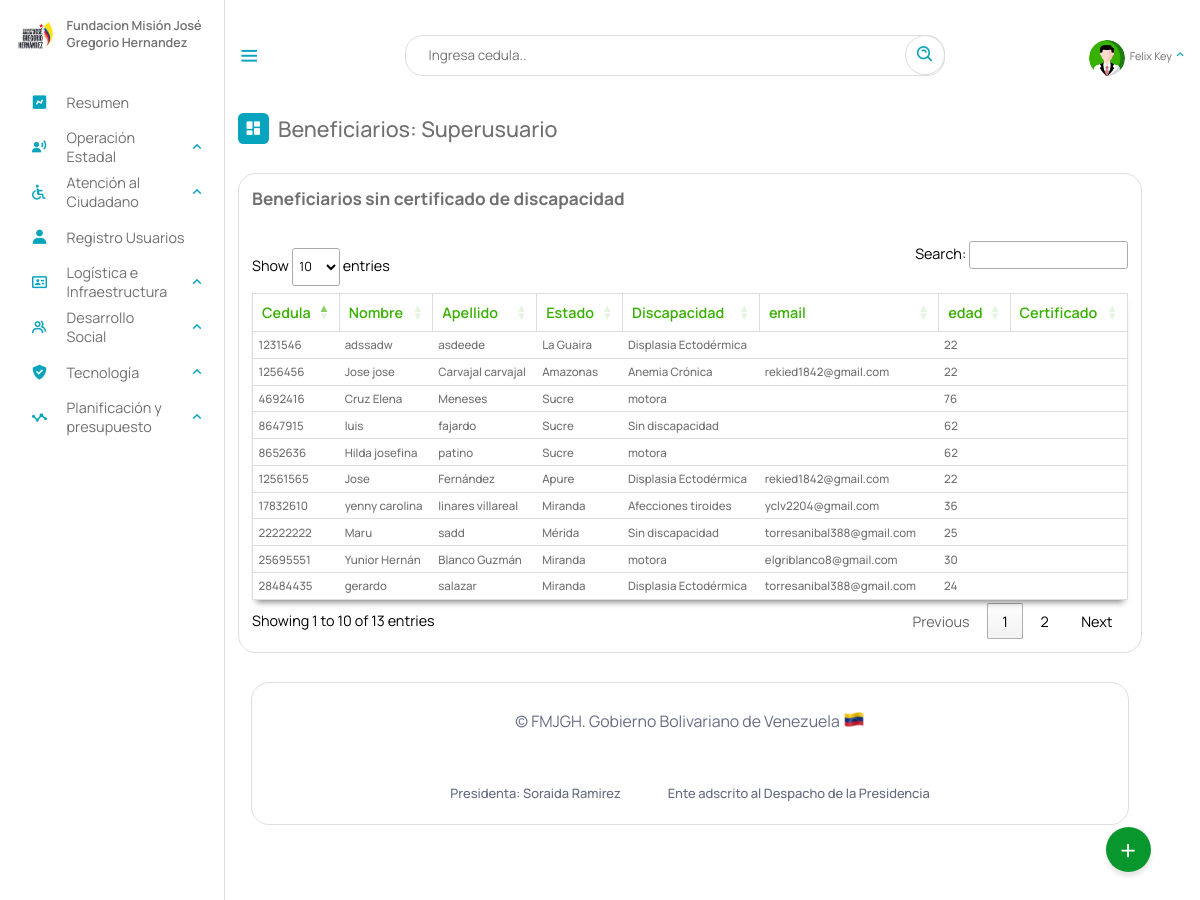
Page /Escritorio/sincarnet.php (signed in) on the committed database.
### tables this page shows
CREATE TABLE `beneficiario` (
  `cedula` int(12) NOT NULL,
  `nombre` text NOT NULL,
  `apellido` text NOT NULL,
  `fecha_naci` date NOT NULL,
  `email` varchar(50) NOT NULL,
  `telefono` varchar(12) NOT NULL,
  `nacionalidad` char(2) NOT NULL,
  `edad` int(2) NOT NULL,
  `sexo` char(1) NOT NULL,
  `edo_civil` text NOT NULL,
  `nro_hijo` int(2) DEFAULT NULL,
  `estado` varchar(10) NOT NULL,
  `municipio` varchar(20) NOT NULL,
  `parroquia` varchar(10) NOT NULL,
  `discapacidad` varchar(10) NOT NULL,
  `atencion_solicitada` varchar(10) DEFAULT NULL,
  `certificado` varchar(50) DEFAULT NULL,
  `registrado_por` text DEFAULT NULL,
  `fecha_registro` date NOT NULL,
  PRIMARY KEY (`cedula`),
  KEY `estado` (`estado`),
  KEY `discapacidad` (`discapacidad`),
  KEY `atencion_solicitada` (`atencion_solicitada`),
  KEY `municipio` (`municipio`),
  KEY `parroquia` (`parroquia`),
  CONSTRAINT `beneficiario_ibfk_1` FOREIGN KEY (`estado`) REFERENCES `estados` (`id_estados`) ON DELETE CASCADE,
  CONSTRAINT `beneficiario_ibfk_2` FOREIGN KEY (`municipio`) REFERENCES `municipios` (`id_municipios`) ON DELETE CASCADE,
  CONSTRAINT `beneficiario_ibfk_3` FOREIGN KEY (`parroquia`) REFERENCES `parroquia` (`id`) ON DELETE CASCADE ON UPDATE CASCADE,
  CONSTRAINT `beneficiario_ibfk_4` FOREIGN KEY (`discapacidad`) REFERENCES `discapacid_e` (`id_e`) ON DELETE CASCADE,
  CONSTRAINT `beneficiario_ibfk_5` FOREIGN KEY (`atencion_solicitada`) REFERENCES `tipoatencion` (`id`) ON DELETE CASCADE
);

CREATE TABLE `estados` (
  `id_estados` varchar(10) NOT NULL,
  `nombre_estado` text NOT NULL,
  `codigo` varchar(255) NOT NULL,
  PRIMARY KEY (`id_estados`)
);

CREATE TABLE `discapacid_e` (
  `nombre_e` text NOT NULL,
  `id_e` varchar(10) NOT NULL,
  `general` varchar(10) NOT NULL,
  PRIMARY KEY (`id_e`),
  KEY `general` (`general`),
  CONSTRAINT `discapacid_e_ibfk_1` FOREIGN KEY (`general`) REFERENCES `discapacid` (`id_disca`) ON DELETE CASCADE
);

### php/01-discapacitados.php (called while the page is built, shortened)
<?php
include_once("ManejadorBD.php");
class Discapacitados extends ManejadorBD
{
	private $cnn;
	public function __construct($tipoConexion)
	{
		$this->cnn = parent::conectar($tipoConexion);
	}
	public function consultageneralsincarnet()
	{
		try {
			$stmt = $this->cnn->prepare("SELECT cedula, nombre, apellido, estados.nombre_estado, discapacid_e.nombre_e , telefono, edad, email, certificado FROM `beneficiario` , estados, discapacid_e WHERE certificado = ''and beneficiario.estado = estados.id_estados and beneficiario.discapacidad = discapacid_e.id_e; ");
			$stmt->setFetchMode(PDO::FETCH_ASSOC);
			$stmt->execute();
			return $stmt->fetchAll();
		} catch (PDOException $error) {
			echo "Error: ejecutando consulta SQL." . $error->getMessage();
			exit();
		}
	}
}

### php/ManejadorBD.php (called while the page is built, shortened)
<?php
	class ManejadorBD extends PDO {
		public $srv	= SRV;
		public $usr	= USR;
		public $pas	= PAS;
		public $dbn	= BDN;
		public function conectar($tipoConexion){
			try{
				switch ($tipoConexion) {
				    case 1:
				        $dsn = "mysql:host=$this->srv;dbname=$this->dbn";
				        break;
				}
				$dbh = new PDO($dsn, $this->usr, $this->pas);
    			$dbh->setAttribute(PDO::ATTR_ERRMODE, PDO::ERRMODE_EXCEPTION);
			}catch(PDOException $error){
                echo "Error al Conectar con la Base de Datos: ".$error->getMessage();
                exit();
			}
            $this->conexionBD = $dbh;
			return $this->conexionBD;
		}
	}
?>

### Escritorio/sincarnet.php (the view, shortened to what this page needs)
<?php
include_once("partearriba.php");
?>
<link rel="stylesheet" type="text/css" href="https://cdn.datatables.net/1.11.3/css/jquery.dataTables.min.css">
<div class="dash-contenido">
    <div class="overview">
        <div class="titulo">
            <i class='bx bxs-dashboard'> </i>
            <span class="link-name">Beneficiarios: <?php echo $rol ?></span>
        </div>
    </div>
    <div class="tabla-atencion">
            <h2>Beneficiarios sin certificado de discapacidad</h2>
<br>
            <table>
                <thead>
                    <tr>
                        <th>Cedula</th>
                        <th>Nombre</th>
                        <th>Apellido</th>
                        <th>Estado</th>
                        <th>Discapacidad</th>
                        <th>email</th>
                        <th>edad</th>
                        <th>Certificado</th>
                    </tr>
                </thead>
                <tbody id="scr">
                    <?php
                        include_once("../php/01-discapacitados.php");
                        $aten = new Discapacitados (1);
                        $consulta = $aten->consultageneralsincarnet();
                        if ($consulta){
                        foreach($consulta as $registros){
                     ?>
                    <tr>
                        <td><?php echo $registros["cedula"] ?></td>
                        <td><?php echo $registros["nombre"] ?></td>
                        <td><?php echo $registros["apellido"] ?></td>
                        <td><?php echo $registros["nombre_estado"] ?></td>
                        <td><?php echo $registros["nombre_e"] ?></td>
                        <td><?php echo $registros["email"] ?></td>
                        <td><?php echo $registros["edad"] ?></td>
                        <td><?php echo $registros["certificado"] ?></td>
                    </tr>
                    <?php
                    }
                        }
                    ?>
                </tbody>
            </table>
        </div>
<?php
 include_once("parteabajo.php");
?>

### Escritorio/estilo.css (style rules this page uses)
* { font-family: 'Manrope', sans-serif; margin: 0; padding: 0; box-sizing: border-box; scroll-behavior: smooth; }
:root { --body-color: ; --tran-03:all 0.2 ease ; --tran-03:all 0.3s ease ; --tran-03:all 0.4s ease ; --tran-03:all 0.5s ease ; }
body { height: 100vh; background-color: #fff; }
.menu-dash .dash-contenido { padding-top: 45px; }
.menu-dash .titulo { display: flex; align-items: center; margin: 70px 0 30px 0; }
.menu-dash .titulo i { position: relative; height: 35px; width: 35px; background-color: #08A4BD; border-radius: 6px; color: #fff; display: flex; align-items: center; justify-content: center; font-size: 20px; }
.menu-dash .titulo .link-name { font-size: 24PX; font-weight: 500; color: #707070; margin-left: 10px; }
table { width: 100%; }

### Escritorio/dash.css (style rules this page uses)
.dash-contenido .tabla-atencion { margin-top: 2rem; border: 1px solid #ddd; border-radius: 20px; padding: 15px; display: flex; flex-direction: column; justify-content: start; align-items: self-start; overflow: auto; }
.dash-contenido .tabla-atencion h2 { margin-bottom: 0.8rem; font-size: 1.2rem; color: #707070; }
.dash-contenido .tabla-atencion table { background-color: #fff; box-shadow: 0 6px 7px -4px rgba(0, 0, 0, 0.5); width: 100%; border: 1px solid #ddd; text-align: left; color: #707070; font-size: 1rem; border-collapse: collapse; transition: .8s; }
.dash-contenido .tabla-atencion table thead th { color: #38b000; font-weight: 600; border: solid 1px #ddd; padding: 10px; }
.dash-contenido .tabla-atencion table tbody td { font-size: .8rem; font-weight: 500; padding: 6px; border-bottom: 1px solid #ddd; }
table.dataTable.no-footer { width: 100%; }

### Escritorio/02-buttons/01-buttons.css (style rules this page uses)
body { margin: 0; padding: 0; }

### rows in the picture
beneficiario: cedula "1231546", nombre "adssadw", apellido "asdeede", estado.nombre_estado "La Guaira", discapacidad.nombre_e "Displasia Ectodérmica", edad "22"
beneficiario: cedula "1256456", nombre "Jose jose", apellido "Carvajal carvajal", estado.nombre_estado "Amazonas", discapacidad.nombre_e "Anemia Crónica", email "rekied1842@gmail.com", edad "22"
beneficiario: cedula "4692416", nombre "Cruz Elena", apellido "Meneses", estado.nombre_estado "Sucre", discapacidad.nombre_e "motora", edad "76"
beneficiario: cedula "8647915", nombre "luis", apellido "fajardo", estado.nombre_estado "Sucre", discapacidad.nombre_e "Sin discapacidad", edad "62"
beneficiario: cedula "8652636", nombre "Hilda josefina", apellido "patino", estado.nombre_estado "Sucre", discapacidad.nombre_e "motora", edad "62"
beneficiario: cedula "12561565", nombre "Jose", apellido "Fernández", estado.nombre_estado "Apure", discapacidad.nombre_e "Displasia Ectodérmica", email "rekied1842@gmail.com", edad "22"
beneficiario: cedula "17832610", nombre "yenny carolina", apellido "linares villareal", estado.nombre_estado "Miranda", discapacidad.nombre_e "Afecciones tiroides", email "yclv2204@gmail.com", edad "36"
beneficiario: cedula "22222222", nombre "Maru", apellido "sadd", estado.nombre_estado "Mérida", discapacidad.nombre_e "Sin discapacidad", email "torresanibal388@gmail.com", edad "25"
beneficiario: cedula "25695551", nombre "Yunior Hernán", apellido "Blanco Guzmán", estado.nombre_estado "Miranda", discapacidad.nombre_e "motora", email "elgriblanco8@gmail.com", edad "30"
beneficiario: cedula "28484435", nombre "gerardo", apellido "salazar", estado.nombre_estado "Miranda", discapacidad.nombre_e "Displasia Ectodérmica", email "torresanibal388@gmail.com", edad "24"

### other values in the picture
$NombreUsuarioActivo "Felix Key"
$rol "Superusuario"
